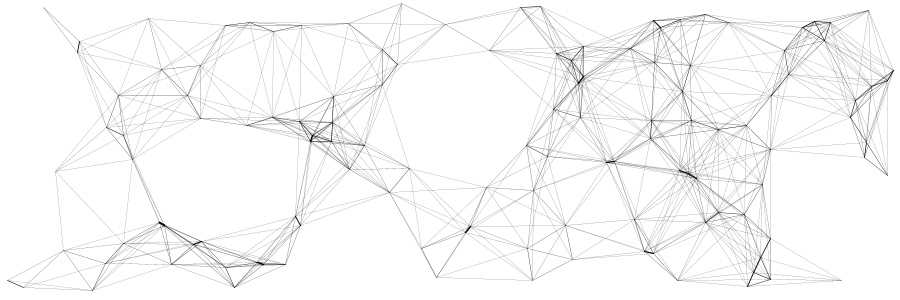
Frame 1 (no input)
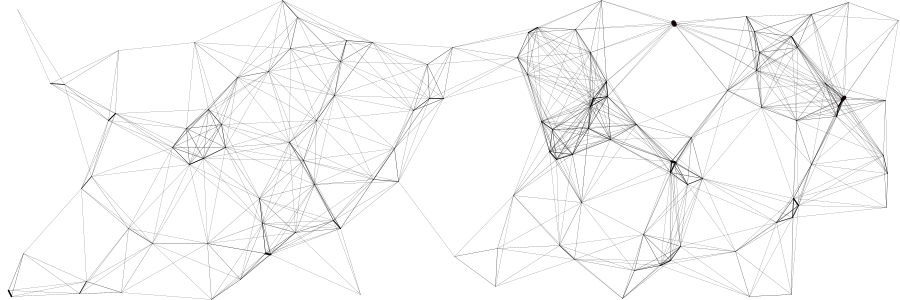
Frame 60 (the mouse pressed at the canvas centre just before this capture)
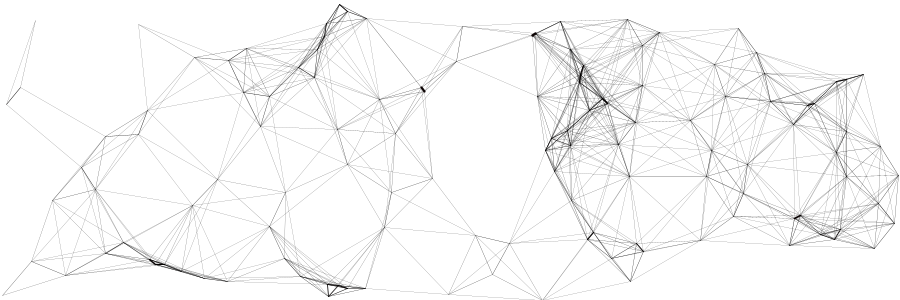
Frame 120 (the mouse held since frame 60 and released just before this capture)

The Processing sketch that drew these frames (run headless with seeded random() and noise(); from frame 60 on, the mouse is pressed at the canvas centre):

// Processing sketch: processing_3520
// ── processing_3520.pde

//collision test www.kaubonschen.com
Ball[] myBall;
int ballAmount = 125;
int distance = 100;

int radius = 15;

void setup() {
  size(900, 300);
  background(255);
  fill(0);
  smooth();

  //class setup
  myBall = new Ball[ballAmount];
  for (int i = 0; i < ballAmount; i++) {
    myBall[i] = new Ball();
    myBall[i].setup();
  }
}

void draw() {
  background(255);
  for (int i = 0; i < ballAmount; i++) {
    myBall[i].step();

    for (int j = 0; j < i; j++) {
      if (i != j) {
        float distBalls = dist(myBall[i].x, myBall[i].y, myBall[j].x, myBall[j].y);

        if (distBalls <= distance) {
          float lineWeight = 10/distBalls;
          stroke(lineWeight*5, lineWeight, lineWeight);
          strokeWeight(lineWeight);
          line(myBall[i].x, myBall[i].y, myBall[j].x, myBall[j].y);
        }

        if (distBalls <= radius) {
          myBall[i].setInc();
          myBall[j].setInc();
        }
      }
    }
    /*
    for (int k = 0; k < ballAmount; k++) {
     fill(255, 0, 0);
     myBall[k].drawBall(); //BALL IS NOT DRAWN
     }
     */
  }
}

//change speed and direction
void mousePressed() {
  for (int i = 0; i < ballAmount; i++) {
    myBall[i].setInc();
  }
}

//THE CLASS
class Ball {
  float x;
  float y;
  float incX;
  float incY;

  void setup() {
    x = random(width);
    y = random(height);
    setInc();
  }

  //speed
  void setInc() {
    incX = random(-2, 2);
    incY = random(-2, 2);
  }

  //the ball
  void drawBall() {
    noStroke();
    ellipse(x, y, radius, radius);

  }

  //direction
  void step() {
    if (x > width || x < 0) {
      incX = -incX;
    }
    if (y > height || y < 0) {
      incY = -incY;
    }
    x = x + incX;
    y = y + incY;

    if (x > width) {
      x = width;
      setInc();
    }
    if (x < 0) {
      x = 0;
      setInc();
    }
    if (y > height) {
      y = height;
      setInc();
    }
    if (y < 0) {
      y = 0;
      setInc();
    }
  }
}

//www.kaubonschen.com
